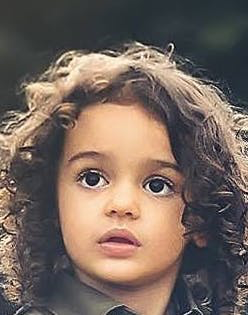
#> input picture Snapchat_Filters/Dog_filter/src/assets/child.png, 248 x 315 px, given in place of the camera
$ python step_3_camera_face_detect.py
#> lines starting #> are read from the running program, lines starting #| are printed output that depends on the picture; after the words box and inside, x2 and y2 are one past the last pixel; in counts of white or black regions, pixels touching at a corner belong together
"""Test for face detection on video camera.
Move your face around and a green box will identify your face.
With the test frame in focus, hit `q` to exit.
i.e., Typing `q` into your terminal will do nothing.
"""

import cv2


def main():
    cap = cv2.VideoCapture(0)

    # initialize front face classifier
    cascade = cv2.CascadeClassifier(
        "assets/haarcascade_frontalface_default.xml")

    while True:
        # Capture frame-by-frame
        ret, frame = cap.read()
#> frame is the input picture: shape (315, 248, 3); mean B, G, R 94.4, 103, 118.8

        # Convert to black-and-white
        gray = cv2.cvtColor(frame, cv2.COLOR_BGR2GRAY)
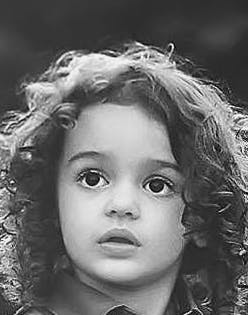
#> gray: shape (315, 248); min 0, max 254, mean 106.8
        blackwhite = cv2.equalizeHist(gray)
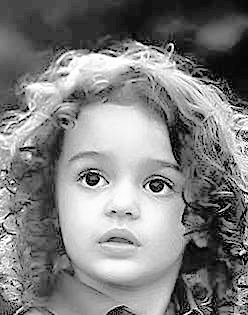
#> blackwhite: shape (315, 248); min 0, max 255, mean 128.7

        # Detect faces
        rects = cascade.detectMultiScale(
            blackwhite, scaleFactor=1.3, minNeighbors=4, minSize=(30, 30),
            flags=cv2.CASCADE_SCALE_IMAGE)
#> rects = [[37, 115, 170, 170]]

        # Add all bounding boxes to the image
        for x, y, w, h in rects:
            cv2.rectangle(frame, (x, y), (x + w, y + h), (0, 255, 0), 2)
#> this loop made 1 pass
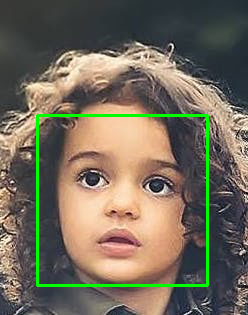
#> frame: shape (315, 248, 3); 2.61% of pixels changed, all inside (x1, y1, x2, y2) = (36, 114, 209, 287)

        # Display the resulting frame
        cv2.imshow('frame', frame)
        if cv2.waitKey(1) & 0xFF == ord('q'):
#> (key q is pressed here)
            break

    # When everything done, release the capture
    cap.release()
    cv2.destroyAllWindows()


if __name__ == '__main__':
    main()
